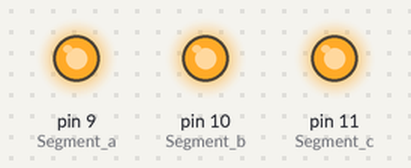
This sketch was run on a simulated Arduino Uno, built with avr-gcc and run on an emulated ATmega328P. Parts: output pins drawn as LEDs (lit = HIGH).

Above: at 0.1 s.
Timing chart, 0 to 1.6 s (numbered marks = the images above):
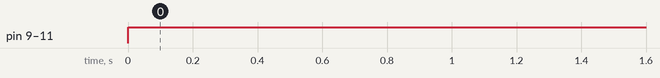

Measured:
- by itself, pin 9 (Segment_a), pin 10 (Segment_b), pin 11 (Segment_c): LOW → HIGH at 0.00 s

The sketch:

seven_segment_display_7.ino
```cpp
void setup() {
  pinMode(9, OUTPUT);  // Segment a
  pinMode(10, OUTPUT); // Segment b
  pinMode(11, OUTPUT); // Segment c
}

void loop() {
  digitalWrite(9, HIGH);  // a ON
  digitalWrite(10, HIGH); // b ON
  digitalWrite(11, HIGH); // c ON
}
```
